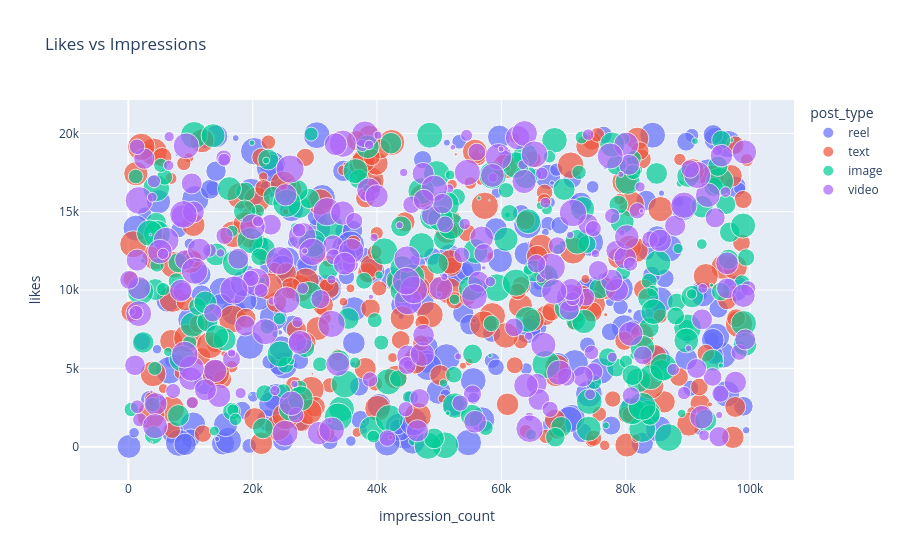

Notebook code for this chart:
### Code cell
px.scatter(df.sample(1000, random_state=3), x="impression_count", y="likes",
           size="follower_count", color="post_type", title="Likes vs Impressions")

### Figure 1 — Plotly figure (JSON) as saved in the notebook; plotly's stock layout.template omitted (floating-point values rounded to 4 significant figures; data arrays with more than 128 entries replaced by an {"elided": "..."} marker saying what was removed)
{"data": [{"hovertemplate": "post_type=reel<br>impression_count=%{x}<br>likes=%{y}<br>follower_count=%{marker.size}<extra></extra>", "legendgroup": "reel", "marker": {"color": "#636efa", "size": {"elided": "258 int values"}, "sizemode": "area", "sizeref": 1999.0, "symbol": "circle"}, "mode": "markers", "name": "reel", "orientation": "v", "showlegend": true, "type": "scatter", "x": {"elided": "258 int values"}, "xaxis": "x", "y": {"elided": "258 int values"}, "yaxis": "y"}, {"hovertemplate": "post_type=text<br>impression_count=%{x}<br>likes=%{y}<br>follower_count=%{marker.size}<extra></extra>", "legendgroup": "text", "marker": {"color": "#EF553B", "size": {"elided": "249 int values"}, "sizemode": "area", "sizeref": 1999.0, "symbol": "circle"}, "mode": "markers", "name": "text", "orientation": "v", "showlegend": true, "type": "scatter", "x": {"elided": "249 int values"}, "xaxis": "x", "y": {"elided": "249 int values"}, "yaxis": "y"}, {"hovertemplate": "post_type=image<br>impression_count=%{x}<br>likes=%{y}<br>follower_count=%{marker.size}<extra></extra>", "legendgroup": "image", "marker": {"color": "#00cc96", "size": {"elided": "249 int values"}, "sizemode": "area", "sizeref": 1999.0, "symbol": "circle"}, "mode": "markers", "name": "image", "orientation": "v", "showlegend": true, "type": "scatter", "x": {"elided": "249 int values"}, "xaxis": "x", "y": {"elided": "249 int values"}, "yaxis": "y"}, {"hovertemplate": "post_type=video<br>impression_count=%{x}<br>likes=%{y}<br>follower_count=%{marker.size}<extra></extra>", "legendgroup": "video", "marker": {"color": "#ab63fa", "size": {"elided": "244 int values"}, "sizemode": "area", "sizeref": 1999.0, "symbol": "circle"}, "mode": "markers", "name": "video", "orientation": "v", "showlegend": true, "type": "scatter", "x": {"elided": "244 int values"}, "xaxis": "x", "y": {"elided": "244 int values"}, "yaxis": "y"}], "layout": {"legend": {"itemsizing": "constant", "title": {"text": "post_type"}, "tracegroupgap": 0}, "title": {"text": "Likes vs Impressions"}, "xaxis": {"anchor": "y", "domain": [0, 1], "title": {"text": "impression_count"}}, "yaxis": {"anchor": "x", "domain": [0, 1], "title": {"text": "likes"}}}}
